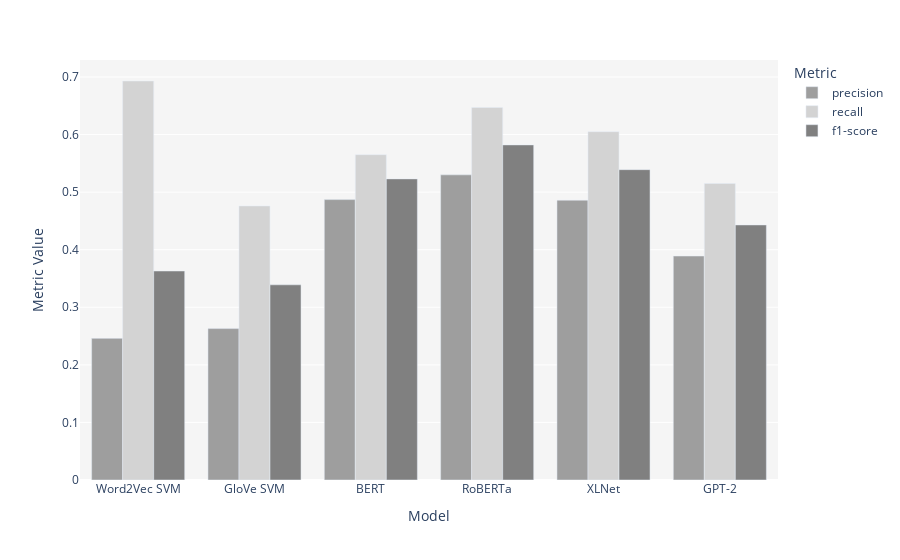

The notebook cell saved with this chart:
### Code cell
data = 2

fig = px.bar(
    metrics_2[metrics_2['dataset'] == data], 
    x='Model', 
    y=['precision','recall','f1-score'],
    barmode="group",
    color_discrete_map={
    # 'precision': 'gray',
    # 'recall': "#9e9e9e",
    # 'f1-score': "black",   
    'precision': "#9e9e9e",
    'recall': "lightgray",
    'f1-score': 'gray',     
    },
).update_layout(
    # title='Q2 - Model Comparison',
    xaxis_title='Model',
    yaxis_title='Metric Value',
    legend_title='Metric',
    plot_bgcolor='whitesmoke',
    # legend=dict(
    #     yanchor="top",
    #     y=0.97,
    #     xanchor="right",
    #     x=0.01
    # ),
)

pio.write_image(fig, "data/plot_images/q2_f1s.png", scale=3, width=900, height=400)
fig.show()

### Figure 1 — Plotly figure (JSON) as saved in the notebook; plotly's stock layout.template omitted (floating-point values rounded to 4 significant figures)
{"data": [{"alignmentgroup": "True", "hovertemplate": "variable=precision<br>Model=%{x}<br>value=%{y}<extra></extra>", "legendgroup": "precision", "marker": {"color": "#9e9e9e", "pattern": {"shape": ""}}, "name": "precision", "offsetgroup": "precision", "orientation": "v", "showlegend": true, "textposition": "auto", "type": "bar", "x": ["Word2Vec SVM", "GloVe SVM", "BERT", "RoBERTa", "XLNet", "GPT-2"], "xaxis": "x", "y": [0.246, 0.263, 0.487, 0.53, 0.486, 0.389], "yaxis": "y"}, {"alignmentgroup": "True", "hovertemplate": "variable=recall<br>Model=%{x}<br>value=%{y}<extra></extra>", "legendgroup": "recall", "marker": {"color": "lightgray", "pattern": {"shape": ""}}, "name": "recall", "offsetgroup": "recall", "orientation": "v", "showlegend": true, "textposition": "auto", "type": "bar", "x": ["Word2Vec SVM", "GloVe SVM", "BERT", "RoBERTa", "XLNet", "GPT-2"], "xaxis": "x", "y": [0.693, 0.476, 0.565, 0.647, 0.605, 0.515], "yaxis": "y"}, {"alignmentgroup": "True", "hovertemplate": "variable=f1-score<br>Model=%{x}<br>value=%{y}<extra></extra>", "legendgroup": "f1-score", "marker": {"color": "gray", "pattern": {"shape": ""}}, "name": "f1-score", "offsetgroup": "f1-score", "orientation": "v", "showlegend": true, "textposition": "auto", "type": "bar", "x": ["Word2Vec SVM", "GloVe SVM", "BERT", "RoBERTa", "XLNet", "GPT-2"], "xaxis": "x", "y": [0.363, 0.339, 0.523, 0.582, 0.539, 0.443], "yaxis": "y"}], "layout": {"barmode": "group", "legend": {"title": {"text": "Metric"}, "tracegroupgap": 0}, "margin": {"t": 60}, "plot_bgcolor": "whitesmoke", "xaxis": {"anchor": "y", "domain": [0, 1], "title": {"text": "Model"}}, "yaxis": {"anchor": "x", "domain": [0, 1], "title": {"text": "Metric Value"}}}}
